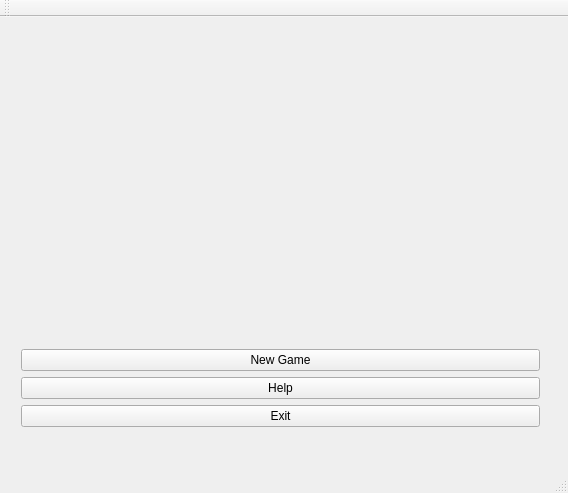
<?xml version="1.0" encoding="UTF-8"?>
<ui version="4.0">
 <class>MainWindow</class>
 <widget class="QMainWindow" name="MainWindow">
  <property name="geometry">
   <rect>
    <x>0</x>
    <y>0</y>
    <width>568</width>
    <height>493</height>
   </rect>
  </property>
  <property name="windowTitle">
   <string>QMemory Main Menu</string>
  </property>
  <widget class="QWidget" name="centralWidget">
   <widget class="QWidget" name="">
    <property name="geometry">
     <rect>
      <x>10</x>
      <y>20</y>
      <width>541</width>
      <height>401</height>
     </rect>
    </property>
    <layout class="QGridLayout" name="gridLayout">
     <item row="0" column="0">
      <widget class="QLabel" name="mainPicture">
       <property name="sizePolicy">
        <sizepolicy hsizetype="Preferred" vsizetype="Preferred">
         <horstretch>0</horstretch>
         <verstretch>5</verstretch>
        </sizepolicy>
       </property>
       <property name="text">
        <string/>
       </property>
      </widget>
     </item>
     <item row="1" column="0">
      <layout class="QVBoxLayout" name="verticalLayout">
       <item>
        <widget class="QPushButton" name="new_game_button">
         <property name="text">
          <string>New Game</string>
         </property>
        </widget>
       </item>
       <item>
        <widget class="QPushButton" name="Help_button">
         <property name="text">
          <string>Help</string>
         </property>
        </widget>
       </item>
       <item>
        <widget class="QPushButton" name="exit_button">
         <property name="text">
          <string>Exit</string>
         </property>
        </widget>
       </item>
      </layout>
     </item>
    </layout>
   </widget>
   <zorder>mainPicture</zorder>
   <zorder>layoutWidget</zorder>
   <zorder>Help_button</zorder>
  </widget>
  <widget class="QMenuBar" name="menuBar">
   <property name="geometry">
    <rect>
     <x>0</x>
     <y>0</y>
     <width>568</width>
     <height>22</height>
    </rect>
   </property>
  </widget>
  <widget class="QToolBar" name="mainToolBar">
   <attribute name="toolBarArea">
    <enum>TopToolBarArea</enum>
   </attribute>
   <attribute name="toolBarBreak">
    <bool>false</bool>
   </attribute>
  </widget>
  <widget class="QStatusBar" name="statusBar"/>
 </widget>
 <layoutdefault spacing="6" margin="11"/>
 <resources/>
 <connections/>
</ui>
